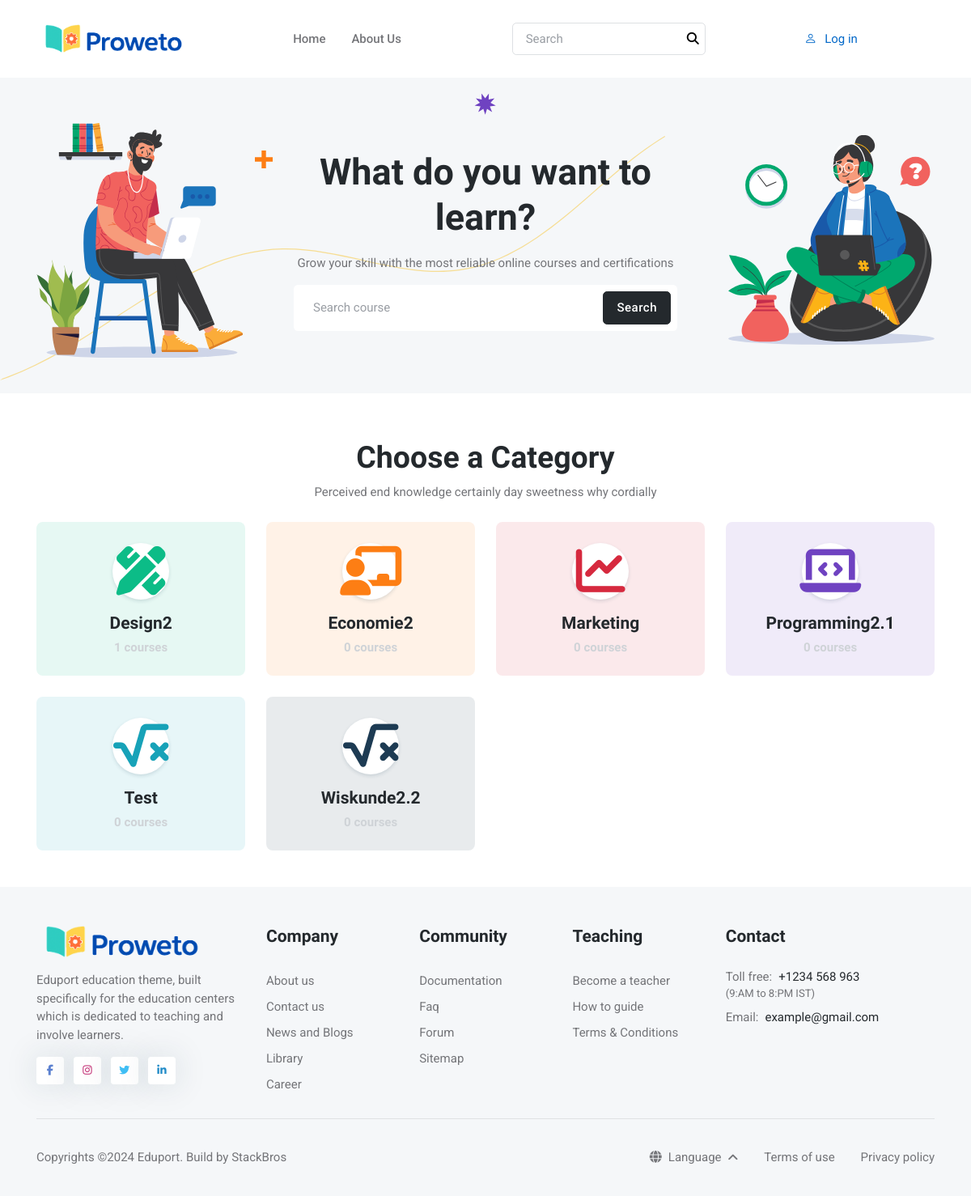
The page /course-categories.php on the database its author committed.
### tables this page shows
CREATE TABLE `categorie` (
  `id` char(36) NOT NULL,
  `Naam` varchar(100) NOT NULL,
  `Icon` varchar(100) DEFAULT NULL,
  `CreatedAt` datetime DEFAULT current_timestamp(),
  `UpdatedAt` datetime DEFAULT current_timestamp() ON UPDATE current_timestamp()
);

### app/controllers/AuthController.php (called while the page is built, shortened)
<?php
class AuthController
{
    public static function isLoggedIn(): bool
    {
        return isset($_SESSION['user']);
    }
}

### app/core/init.php (called while the page is built, shortened)
<?php
$db = Database::getInstance();
$conn = $db->getConnection();
require_once __DIR__ . '/../controllers/CategoryController.php';
$categoryController = new CategoryController($conn);
?>

### app/controllers/CategoryController.php (called while the page is built, shortened)
<?php
require_once __DIR__ . '/../models/Category.php';
class CategoryController
{
    private $model;
    public function __construct($db)
    {
        $this->model = new Category($db);
    }
    public function index()
    {
        return $this->model->getAllWithCourseCount();
    }
}
?>

### app/models/Category.php (called while the page is built, shortened)
<?php
class Category
{
    private $conn;
    public function __construct($db)
    {
        $this->conn = $db;
    }
    public function getAllWithCourseCount()
    {
        $sql = "
        SELECT
            c.ID,
            c.Naam,
            c.Icon,
            COUNT(cc.cursus_id) AS TotalCourses
        FROM Categorie c
        LEFT JOIN CursusCategorie cc ON c.ID = cc.categorie_id
        GROUP BY c.ID, c.Naam
        ORDER BY c.Naam ASC
        ";
        $result = mysqli_query($this->conn, $sql);
        return $result;
    }
}
?>

### public/course-categories.php (the view, shortened to what this page needs)
<!DOCTYPE html>
<html lang="en">
<head>
	<?php
	require_once __DIR__ . '/../app/core/init.php';
	$categories = $categoryController->index();
	?>
	<?php include("partials/head-css.php"); ?>
</head>
<body>
	<?php include("partials/navbar.php"); ?>
	<main>
		<section class="bg-light position-relative">
			<figure class="position-absolute bottom-0 start-0 d-none d-lg-block">
			</figure>
			<div class="container position-relative">
				<div class="row">
					<div class="col-12">
						<div class="row align-items-center">
							<div class="col-6 col-md-3 text-center order-1">
								<img src="assets/images/element/category-1.svg" alt="">
							</div>
							<div class="col-md-6 px-md-5 text-center position-relative order-md-2 mb-5 mb-md-0">
								<figure class="position-absolute top-0 start-0">
									<svg width="22px" height="22px" viewBox="0 0 22 22">
										<polygon class="fill-orange"
											points="22,8.3 13.7,8.3 13.7,0 8.3,0 8.3,8.3 0,8.3 0,13.7 8.3,13.7 8.3,22 13.7,22 13.7,13.7 22,13.7 ">
										</polygon>
									</svg>
								</figure>
								<figure
									class="position-absolute top-0 start-50 translate-middle mt-n6 d-none d-md-block">
								</figure>
								<h1 class="mb-3">What do you want to learn?</h1>
								<p class="mb-3">Grow your skill with the most reliable online courses and certifications
								</p>
								<form class="bg-body rounded p-2" method="GET" action="search.php">
									<div class="input-group">
										<input class="form-control border-0 me-1" type="search" name="q"
											placeholder="Search course " required>
										<button type="submit" class="btn btn-dark mb-0 rounded">Search</button>
									</div>
								</form>
							</div>
							<div class="col-6 col-md-3 text-center order-3">
								<img src="assets/images/element/category-2.svg" alt="">
							</div>
						</div>
					</div>
				</div>
			</div>
		</section>
		<section>
			<div class="container">
				<div class="row mb-4">
					<div class="col-lg-8 mx-auto text-center">
						<h2>Choose a Category</h2>
						<p class="mb-0">Perceived end knowledge certainly day sweetness why cordially</p>
					</div>
				</div>
				<div class="row g-4">
					<?php
					if ($categories && mysqli_num_rows($categories) > 0):
						$colors = ['success', 'orange', 'danger', 'purple', 'info', 'blue', 'warning', 'dark', 'primary'];
						$i = 0;
						while ($cat = mysqli_fetch_assoc($categories)):
							$name = htmlspecialchars($cat['Naam']);
							$id = (int) $cat['ID'];
							$iconClass = htmlspecialchars($cat['Icon'] ?? 'fa-question-circle');
							$color = $colors[$i % count($colors)];
							$courseCount = $cat['TotalCourses'] ?? 0;
							$i++;
							?>
							<div class="col-sm-6 col-md-4 col-xl-3">
								<div
									class="card card-body bg-<?= $color ?> bg-opacity-10 text-center position-relative btn-transition p-4 h-100">
									<div class="icon-xl bg-body mx-auto rounded-circle d-flex align-items-center justify-content-center mb-3 shadow-sm"
										style="width: 70px; height: 70px;">
										<i class="fas <?= $iconClass ?> fa-2x text-<?= $color ?>"></i>
									</div>
									<h5 class="mb-2">
										<a href="categorie-page.php?id=<?= $id ?>"
											class="stretched-link text-decoration-none text-dark"><?= $name ?></a>
									</h5>
									<h6 class="mb-0 text-muted"><?= $courseCount ?> courses</h6>
								</div>
							</div>
						<?php endwhile;
					else: ?>
						<div class="col-12 text-center">
							<p>No categories found.</p>
						</div>
					<?php endif; ?>
				</div>
			</div>
		</section>
	</main>
	<?php include("partials/footer.php"); ?>
</body>
</html>

### public/partials/head-css.php (shortened to what this page needs)
<link rel="stylesheet" type="text/css" href="assets/vendor/@fortawesome/fontawesome-free/css/all.min.css">
<link rel="stylesheet" type="text/css" href="assets/vendor/bootstrap-icons/font/bootstrap-icons.min.css">
<link rel="stylesheet" type="text/css" href="assets/css/style.css">

### public/partials/navbar.php (shortened to what this page needs)
<header class="navbar-light navbar-sticky">
	<?php $loggedIn = AuthController::isLoggedIn();
	?>
	<nav class="navbar navbar-expand-xl">
		<div class="container">
			<a class="navbar-brand" href="index.php">
				<img class="light-mode-item navbar-brand-item" src="assets/images/prowetoLogoEdit.png" alt="logo">
			</a>
			<div class="collapse navbar-collapse" id="navbarCollapse">
				<ul class="navbar-nav mx-auto">
					<li class="nav-item">
						<a class="nav-link" href="index.php">Home</a>
					</li>
					<li class="nav-item">
						<a class="nav-link" href="about.php">About Us</a>
					</li>
				</ul>
				<div class="nav my-3 my-xl-0 px-4 flex-nowrap align-items-center">
					<div class="nav-item w-100">
						<form class="position-relative" method="GET" action="search.php">
							<input class="form-control pe-5 bg-transparent" type="search" name="q" placeholder="Search">
							<button
								class="bg-transparent p-2 position-absolute top-50 end-0 translate-middle-y border-0"
								type="submit">
								<i class="fas fa-search fs-6 text-primary-hover text-reset"></i>
							</button>
						</form>
					</div>
				</div>
				<?php if ($loggedIn): ?>
					<ul class="navbar-nav mx-auto">
						<li>
							<a class="bg-danger-soft-hover" href="ajax/logout.php">
								<i class="bi bi-power fa-fw me-2"></i>Log out
							</a>
						</li>
					</ul>
				<?php else: ?>
					<ul class="navbar-nav mx-auto">
						<li>
							<a class="bg-primary-soft-hover" href="sign-in.php">
								<i class="bi bi-person fa-fw me-2"></i>Log in
							</a>
						</li>
					</ul>
				<?php endif; ?>
			</div>
		</div>
	</nav>
</header>

### public/partials/footer.php (shortened to what this page needs)
<footer class="bg-light pt-5">
		<div class="container">
			<div class="row g-4">
				<div class="col-lg-3">
					<a class="me-0" href="index.php">
						<img class="light-mode-item h-40px" src="assets/images/prowetoLogoEdit.png" alt="logo">
					</a>
					<p class="my-3">Eduport education theme, built specifically for the education centers which is
						dedicated to teaching and involve learners. </p>
					<ul class="list-inline mb-0 mt-3">
						<li class="list-inline-item"> <a class="btn btn-white btn-sm shadow px-2 text-facebook"
								href="#"><i class="fab fa-fw fa-facebook-f"></i></a> </li>
						<li class="list-inline-item"> <a class="btn btn-white btn-sm shadow px-2 text-instagram"
								href="#"><i class="fab fa-fw fa-instagram"></i></a> </li>
						<li class="list-inline-item"> <a class="btn btn-white btn-sm shadow px-2 text-twitter"
								href="#"><i class="fab fa-fw fa-twitter"></i></a> </li>
						<li class="list-inline-item"> <a class="btn btn-white btn-sm shadow px-2 text-linkedin"
								href="#"><i class="fab fa-fw fa-linkedin-in"></i></a> </li>
					</ul>
				</div>
				<div class="col-lg-6">
					<div class="row g-4">
						<div class="col-6 col-md-4">
							<h5 class="mb-2 mb-md-4">Company</h5>
							<ul class="nav flex-column">
								<li class="nav-item"><a class="nav-link" href="#">About us</a></li>
								<li class="nav-item"><a class="nav-link" href="#">Contact us</a></li>
								<li class="nav-item"><a class="nav-link" href="#">News and Blogs</a></li>
								<li class="nav-item"><a class="nav-link" href="#">Library</a></li>
								<li class="nav-item"><a class="nav-link" href="#">Career</a></li>
							</ul>
						</div>
						<div class="col-6 col-md-4">
							<h5 class="mb-2 mb-md-4">Community</h5>
							<ul class="nav flex-column">
								<li class="nav-item"><a class="nav-link" href="#">Documentation</a></li>
								<li class="nav-item"><a class="nav-link" href="#">Faq</a></li>
								<li class="nav-item"><a class="nav-link" href="#">Forum</a></li>
								<li class="nav-item"><a class="nav-link" href="#">Sitemap</a></li>
							</ul>
						</div>
						<div class="col-6 col-md-4">
							<h5 class="mb-2 mb-md-4">Teaching</h5>
							<ul class="nav flex-column">
								<li class="nav-item"><a class="nav-link" href="#">Become a teacher</a></li>
								<li class="nav-item"><a class="nav-link" href="#">How to guide</a></li>
								<li class="nav-item"><a class="nav-link" href="#">Terms &amp; Conditions</a></li>
							</ul>
						</div>
					</div>
				</div>
				<div class="col-lg-3">
					<h5 class="mb-2 mb-md-4">Contact</h5>
					<p class="mb-2">
						Toll free:<span class="h6 fw-light ms-2">+1234 568 963</span>
						<span class="d-block small">(9:AM to 8:PM IST)</span>
					</p>
					<p class="mb-0">Email:<span class="h6 fw-light ms-2">example@gmail.com</span></p>
				</div>
			</div>
			<hr class="mt-4 mb-0">
			<div class="py-3">
				<div class="container px-0">
					<div class="d-lg-flex justify-content-between align-items-center py-3 text-center text-md-left">
						<div class="text-body text-primary-hover"> Copyrights ©2024 Eduport. Build by <a
								href="https://1.envato.market/stackbros-portfolio" target="_blank"
								class="text-body">StackBros</a></div>
						<div class="justify-content-center mt-3 mt-lg-0">
							<ul class="nav list-inline justify-content-center mb-0">
								<li class="list-inline-item">
									<div class="dropup mt-0 text-center text-sm-end">
										<a class="dropdown-toggle nav-link" href="#" role="button" id="languageSwitcher"
											data-bs-toggle="dropdown" aria-expanded="false">
											<i class="fas fa-globe me-2"></i>Language
										</a>
									</div>
								</li>
								<li class="list-inline-item"><a class="nav-link" href="#">Terms of use</a></li>
								<li class="list-inline-item"><a class="nav-link pe-0" href="#">Privacy policy</a></li>
							</ul>
						</div>
					</div>
				</div>
			</div>
		</div>
	</footer>

### rows shown on the page
categorie: Naam "Design2", courseCount "1"
categorie: Naam "Economie2", courseCount "0"
categorie: Naam "Marketing", courseCount "0"
categorie: Naam "Programming2.1", courseCount "0"
categorie: Naam "Test", courseCount "0"
categorie: Naam "Wiskunde2.2", courseCount "0"
